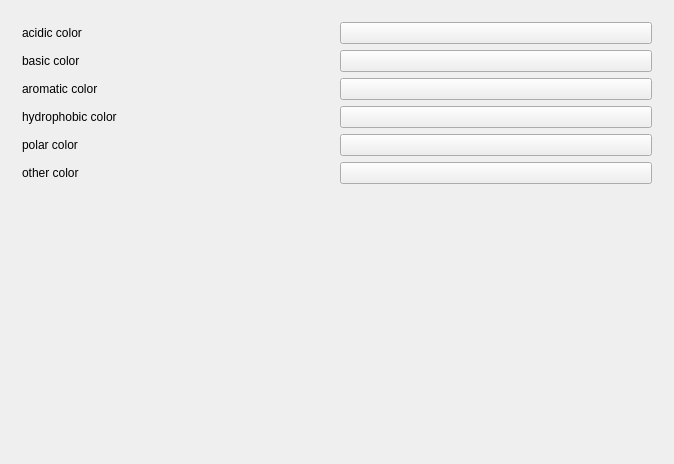
<?xml version="1.0" encoding="UTF-8"?>
<ui version="4.0">
 <class>ColoringSettingsDialogData</class>
 <widget class="QWidget" name="ColoringSettingsDialogData">
  <property name="geometry">
   <rect>
    <x>0</x>
    <y>0</y>
    <width>674</width>
    <height>464</height>
   </rect>
  </property>
  <property name="windowTitle">
   <string>ColoringSettingsDialog</string>
  </property>
  <layout class="QVBoxLayout" name="verticalLayout">
   <item>
    <widget class="QStackedWidget" name="widget_stack">
     <property name="currentIndex">
      <number>9</number>
     </property>
     <widget class="QWidget" name="Element">
      <layout class="QVBoxLayout" name="verticalLayout_10">
       <item>
        <widget class="BALL::VIEW::ColorTable" name="element_table_">
         <attribute name="horizontalHeaderStretchLastSection">
          <bool>true</bool>
         </attribute>
         <attribute name="horizontalHeaderStretchLastSection">
          <bool>true</bool>
         </attribute>
        </widget>
       </item>
      </layout>
     </widget>
     <widget class="QWidget" name="Residue_Index">
      <layout class="QVBoxLayout" name="verticalLayout_3">
       <item>
        <layout class="QGridLayout">
         <property name="margin">
          <number>0</number>
         </property>
         <property name="spacing">
          <number>6</number>
         </property>
         <item row="1" column="0">
          <widget class="QLabel" name="label">
           <property name="text">
            <string>middle color</string>
           </property>
          </widget>
         </item>
         <item row="2" column="1">
          <widget class="BALL::VIEW::ColorButton" name="last_residue_button">
           <property name="toolTip">
            <string>Edit color for last residue</string>
           </property>
          </widget>
         </item>
         <item row="1" column="1">
          <widget class="BALL::VIEW::ColorButton" name="middle_residue_button"/>
         </item>
         <item row="0" column="1">
          <widget class="BALL::VIEW::ColorButton" name="first_residue_button">
           <property name="toolTip">
            <string>Edit color for first residue</string>
           </property>
          </widget>
         </item>
         <item row="0" column="0">
          <widget class="QLabel" name="label_2">
           <property name="text">
            <string>first residue color</string>
           </property>
          </widget>
         </item>
         <item row="2" column="0">
          <widget class="QLabel" name="label_3">
           <property name="text">
            <string>last residue color</string>
           </property>
          </widget>
         </item>
        </layout>
       </item>
       <item>
        <spacer name="verticalSpacer_2">
         <property name="orientation">
          <enum>Qt::Vertical</enum>
         </property>
         <property name="sizeHint" stdset="0">
          <size>
           <width>20</width>
           <height>248</height>
          </size>
         </property>
        </spacer>
       </item>
      </layout>
     </widget>
     <widget class="QWidget" name="Residue_Name">
      <layout class="QVBoxLayout" name="verticalLayout_11">
       <item>
        <widget class="BALL::VIEW::ColorTable" name="residue_table_">
         <attribute name="horizontalHeaderStretchLastSection">
          <bool>true</bool>
         </attribute>
         <attribute name="horizontalHeaderStretchLastSection">
          <bool>true</bool>
         </attribute>
        </widget>
       </item>
      </layout>
     </widget>
     <widget class="QWidget" name="Charge">
      <layout class="QVBoxLayout" name="verticalLayout_4">
       <item>
        <layout class="QGridLayout">
         <property name="margin">
          <number>0</number>
         </property>
         <property name="spacing">
          <number>6</number>
         </property>
         <item row="2" column="0">
          <widget class="QLabel" name="label_6">
           <property name="text">
            <string>positive charge color</string>
           </property>
          </widget>
         </item>
         <item row="0" column="0">
          <widget class="QLabel" name="label_5">
           <property name="text">
            <string>negative charge color</string>
           </property>
          </widget>
         </item>
         <item row="1" column="0">
          <widget class="QLabel" name="label_4">
           <property name="text">
            <string>neutral charge color</string>
           </property>
          </widget>
         </item>
         <item row="0" column="1">
          <widget class="BALL::VIEW::ColorButton" name="negative_charge_button">
           <property name="toolTip">
            <string>Edit color for negative charges. Colors are interpolated between the positive and negative colors.</string>
           </property>
          </widget>
         </item>
         <item row="1" column="1">
          <widget class="BALL::VIEW::ColorButton" name="neutral_charge_button"/>
         </item>
         <item row="2" column="1">
          <widget class="BALL::VIEW::ColorButton" name="positive_charge_button">
           <property name="toolTip">
            <string>Edit color for positive charges. Colors are interpolated between the positive and negative colors.</string>
           </property>
          </widget>
         </item>
        </layout>
       </item>
       <item>
        <spacer name="verticalSpacer_3">
         <property name="orientation">
          <enum>Qt::Vertical</enum>
         </property>
         <property name="sizeHint" stdset="0">
          <size>
           <width>20</width>
           <height>248</height>
          </size>
         </property>
        </spacer>
       </item>
      </layout>
     </widget>
     <widget class="QWidget" name="Distance">
      <layout class="QVBoxLayout" name="verticalLayout_5">
       <item>
        <layout class="QGridLayout">
         <property name="margin">
          <number>0</number>
         </property>
         <property name="spacing">
          <number>6</number>
         </property>
         <item row="1" column="0">
          <widget class="QLabel" name="label_8">
           <property name="text">
            <string>max distance color</string>
           </property>
          </widget>
         </item>
         <item row="0" column="0">
          <widget class="QLabel" name="label_9">
           <property name="text">
            <string>null distance color</string>
           </property>
          </widget>
         </item>
         <item row="0" column="1">
          <widget class="BALL::VIEW::ColorButton" name="null_distance_button">
           <property name="toolTip">
            <string>Select color for null distance. Colors will be interpolated between null and max distance.</string>
           </property>
          </widget>
         </item>
         <item row="1" column="1">
          <widget class="BALL::VIEW::ColorButton" name="max_distance_button">
           <property name="toolTip">
            <string>Select color for max distance. Colors will be interpolated between null and max distance.</string>
           </property>
          </widget>
         </item>
        </layout>
       </item>
       <item>
        <layout class="QHBoxLayout" name="horizontalLayout">
         <item>
          <widget class="QLabel" name="label_7">
           <property name="text">
            <string>max distance</string>
           </property>
          </widget>
         </item>
         <item>
          <widget class="QSlider" name="max_distance_slider">
           <property name="maximum">
            <number>999</number>
           </property>
           <property name="orientation">
            <enum>Qt::Horizontal</enum>
           </property>
           <property name="tickInterval">
            <number>500</number>
           </property>
          </widget>
         </item>
         <item>
          <widget class="QLabel" name="max_distance_value_label">
           <property name="sizePolicy">
            <sizepolicy hsizetype="Minimum" vsizetype="Preferred">
             <horstretch>0</horstretch>
             <verstretch>0</verstretch>
            </sizepolicy>
           </property>
           <property name="text">
            <string notr="true">99.9</string>
           </property>
           <property name="alignment">
            <set>Qt::AlignCenter</set>
           </property>
          </widget>
         </item>
        </layout>
       </item>
       <item>
        <widget class="QCheckBox" name="distance_show_selected">
         <property name="text">
          <string>show selected items in Selection color</string>
         </property>
        </widget>
       </item>
       <item>
        <spacer name="verticalSpacer_4">
         <property name="orientation">
          <enum>Qt::Vertical</enum>
         </property>
         <property name="sizeHint" stdset="0">
          <size>
           <width>20</width>
           <height>216</height>
          </size>
         </property>
        </spacer>
       </item>
      </layout>
     </widget>
     <widget class="QWidget" name="Temperature_Factor">
      <layout class="QVBoxLayout" name="verticalLayout_6">
       <item>
        <layout class="QGridLayout">
         <property name="margin">
          <number>0</number>
         </property>
         <property name="spacing">
          <number>6</number>
         </property>
         <item row="0" column="2" colspan="2">
          <widget class="BALL::VIEW::ColorButton" name="minimum_tf_button"/>
         </item>
         <item row="1" column="2" colspan="2">
          <widget class="BALL::VIEW::ColorButton" name="maximum_tf_button"/>
         </item>
         <item row="2" column="0" colspan="2">
          <widget class="QLabel" name="label_13">
           <property name="text">
            <string>unassigned color</string>
           </property>
          </widget>
         </item>
         <item row="0" column="0" colspan="2">
          <widget class="QLabel" name="label_12">
           <property name="text">
            <string>minimum color</string>
           </property>
          </widget>
         </item>
         <item row="2" column="2" colspan="2">
          <widget class="BALL::VIEW::ColorButton" name="unassigned_tf_button"/>
         </item>
         <item row="3" column="0">
          <widget class="QLabel" name="label_11">
           <property name="text">
            <string>max value</string>
           </property>
          </widget>
         </item>
         <item row="1" column="0" colspan="2">
          <widget class="QLabel" name="label_10">
           <property name="text">
            <string>maximum color</string>
           </property>
          </widget>
         </item>
         <item row="3" column="1" colspan="2">
          <widget class="QSlider" name="max_tf_slider">
           <property name="maximum">
            <number>999</number>
           </property>
           <property name="orientation">
            <enum>Qt::Horizontal</enum>
           </property>
           <property name="tickInterval">
            <number>500</number>
           </property>
          </widget>
         </item>
         <item row="3" column="3">
          <widget class="QLabel" name="max_tf_label">
           <property name="text">
            <string notr="true">99.9</string>
           </property>
           <property name="alignment">
            <set>Qt::AlignCenter</set>
           </property>
          </widget>
         </item>
        </layout>
       </item>
       <item>
        <spacer name="verticalSpacer_5">
         <property name="orientation">
          <enum>Qt::Vertical</enum>
         </property>
         <property name="sizeHint" stdset="0">
          <size>
           <width>20</width>
           <height>212</height>
          </size>
         </property>
        </spacer>
       </item>
      </layout>
     </widget>
     <widget class="QWidget" name="Occupancy">
      <layout class="QVBoxLayout" name="verticalLayout_7">
       <item>
        <layout class="QGridLayout">
         <property name="margin">
          <number>0</number>
         </property>
         <property name="spacing">
          <number>6</number>
         </property>
         <item row="2" column="1">
          <widget class="BALL::VIEW::ColorButton" name="unassigned_o_button"/>
         </item>
         <item row="1" column="0">
          <widget class="QLabel" name="label_14">
           <property name="text">
            <string>maximum color</string>
           </property>
          </widget>
         </item>
         <item row="0" column="0">
          <widget class="QLabel" name="label_15">
           <property name="text">
            <string>minimum color</string>
           </property>
          </widget>
         </item>
         <item row="2" column="0">
          <widget class="QLabel" name="label_16">
           <property name="text">
            <string>unassigned color</string>
           </property>
          </widget>
         </item>
         <item row="1" column="1">
          <widget class="BALL::VIEW::ColorButton" name="maximum_o_button"/>
         </item>
         <item row="0" column="1">
          <widget class="BALL::VIEW::ColorButton" name="minimum_o_button"/>
         </item>
        </layout>
       </item>
       <item>
        <spacer name="verticalSpacer_6">
         <property name="orientation">
          <enum>Qt::Vertical</enum>
         </property>
         <property name="sizeHint" stdset="0">
          <size>
           <width>20</width>
           <height>248</height>
          </size>
         </property>
        </spacer>
       </item>
      </layout>
     </widget>
     <widget class="QWidget" name="Secondary_Structure">
      <layout class="QVBoxLayout" name="verticalLayout_8">
       <item>
        <layout class="QGridLayout">
         <property name="margin">
          <number>0</number>
         </property>
         <property name="spacing">
          <number>6</number>
         </property>
         <item row="0" column="1">
          <widget class="BALL::VIEW::ColorButton" name="helix_color_button">
           <property name="toolTip">
            <string>Change helix color for </string>
           </property>
          </widget>
         </item>
         <item row="2" column="1">
          <widget class="BALL::VIEW::ColorButton" name="coil_color_button"/>
         </item>
         <item row="1" column="0">
          <widget class="QLabel" name="label_17">
           <property name="text">
            <string>strand color</string>
           </property>
          </widget>
         </item>
         <item row="3" column="0">
          <widget class="QLabel" name="label_19">
           <property name="text">
            <string>turn color</string>
           </property>
          </widget>
         </item>
         <item row="2" column="0">
          <widget class="QLabel" name="label_20">
           <property name="text">
            <string>coil color</string>
           </property>
          </widget>
         </item>
         <item row="3" column="1">
          <widget class="BALL::VIEW::ColorButton" name="turn_color_button"/>
         </item>
         <item row="1" column="1">
          <widget class="BALL::VIEW::ColorButton" name="strand_color_button"/>
         </item>
         <item row="0" column="0">
          <widget class="QLabel" name="label_18">
           <property name="text">
            <string>helix color</string>
           </property>
          </widget>
         </item>
        </layout>
       </item>
       <item>
        <spacer name="verticalSpacer_7">
         <property name="orientation">
          <enum>Qt::Vertical</enum>
         </property>
         <property name="sizeHint" stdset="0">
          <size>
           <width>20</width>
           <height>217</height>
          </size>
         </property>
        </spacer>
       </item>
      </layout>
     </widget>
     <widget class="QWidget" name="Forces">
      <layout class="QVBoxLayout" name="verticalLayout_9">
       <item>
        <layout class="QGridLayout">
         <property name="margin">
          <number>0</number>
         </property>
         <property name="spacing">
          <number>6</number>
         </property>
         <item row="2" column="1" colspan="2">
          <widget class="QSlider" name="force_min_value_slider">
           <property name="minimum">
            <number>1</number>
           </property>
           <property name="maximum">
            <number>30</number>
           </property>
           <property name="orientation">
            <enum>Qt::Horizontal</enum>
           </property>
           <property name="tickInterval">
            <number>10</number>
           </property>
          </widget>
         </item>
         <item row="3" column="0">
          <widget class="QLabel" name="label_23">
           <property name="text">
            <string>max value</string>
           </property>
          </widget>
         </item>
         <item row="2" column="3">
          <widget class="QLabel" name="force_min_value_label">
           <property name="text">
            <string notr="true">50.0</string>
           </property>
           <property name="alignment">
            <set>Qt::AlignCenter</set>
           </property>
          </widget>
         </item>
         <item row="0" column="0">
          <widget class="QLabel" name="label_24">
           <property name="text">
            <string>min color</string>
           </property>
          </widget>
         </item>
         <item row="2" column="0">
          <widget class="QLabel" name="label_22">
           <property name="text">
            <string>min value</string>
           </property>
          </widget>
         </item>
         <item row="1" column="0">
          <widget class="QLabel" name="label_21">
           <property name="text">
            <string>max color</string>
           </property>
          </widget>
         </item>
         <item row="0" column="2" colspan="2">
          <widget class="BALL::VIEW::ColorButton" name="force_min_color_button">
           <property name="toolTip">
            <string>Edit mininum color value</string>
           </property>
          </widget>
         </item>
         <item row="3" column="3">
          <widget class="QLabel" name="force_max_value_label">
           <property name="text">
            <string notr="true">50.0</string>
           </property>
           <property name="alignment">
            <set>Qt::AlignCenter</set>
           </property>
          </widget>
         </item>
         <item row="3" column="1" colspan="2">
          <widget class="QSlider" name="force_max_value_slider">
           <property name="minimum">
            <number>1</number>
           </property>
           <property name="maximum">
            <number>250</number>
           </property>
           <property name="orientation">
            <enum>Qt::Horizontal</enum>
           </property>
           <property name="tickInterval">
            <number>100</number>
           </property>
          </widget>
         </item>
         <item row="1" column="2" colspan="2">
          <widget class="BALL::VIEW::ColorButton" name="force_max_color_button">
           <property name="toolTip">
            <string>Edit maximum color value</string>
           </property>
          </widget>
         </item>
        </layout>
       </item>
       <item>
        <spacer name="verticalSpacer_8">
         <property name="orientation">
          <enum>Qt::Vertical</enum>
         </property>
         <property name="sizeHint" stdset="0">
          <size>
           <width>20</width>
           <height>221</height>
          </size>
         </property>
        </spacer>
       </item>
      </layout>
     </widget>
     <widget class="QWidget" name="Residue_type">
      <layout class="QVBoxLayout" name="verticalLayout_2">
       <item>
        <layout class="QGridLayout">
         <property name="margin">
          <number>0</number>
         </property>
         <property name="spacing">
          <number>6</number>
         </property>
         <item row="0" column="0">
          <widget class="QLabel" name="label_26">
           <property name="text">
            <string>acidic color</string>
           </property>
          </widget>
         </item>
         <item row="0" column="1">
          <widget class="BALL::VIEW::ColorButton" name="acidic_color_button">
           <property name="toolTip">
            <string>Edit color for acidic groups</string>
           </property>
          </widget>
         </item>
         <item row="1" column="0">
          <widget class="QLabel" name="label_25">
           <property name="text">
            <string>basic color</string>
           </property>
          </widget>
         </item>
         <item row="1" column="1">
          <widget class="BALL::VIEW::ColorButton" name="basic_color_button">
           <property name="toolTip">
            <string>Edit color for basic groups</string>
           </property>
          </widget>
         </item>
         <item row="2" column="0">
          <widget class="QLabel" name="aromatic_color_">
           <property name="text">
            <string>aromatic color</string>
           </property>
          </widget>
         </item>
         <item row="2" column="1">
          <widget class="BALL::VIEW::ColorButton" name="other_color_button">
           <property name="toolTip">
            <string>Edit color for non distinct groups</string>
           </property>
          </widget>
         </item>
         <item row="3" column="0">
          <widget class="QLabel" name="hydrophobic_">
           <property name="text">
            <string>hydrophobic color</string>
           </property>
          </widget>
         </item>
         <item row="3" column="1">
          <widget class="BALL::VIEW::ColorButton" name="aromatic_color_button">
           <property name="toolTip">
            <string>Edit color for aromatic groups</string>
           </property>
          </widget>
         </item>
         <item row="4" column="0">
          <widget class="QLabel" name="label_27">
           <property name="text">
            <string>polar color</string>
           </property>
          </widget>
         </item>
         <item row="4" column="1">
          <widget class="BALL::VIEW::ColorButton" name="hydrophobic_color_button">
           <property name="toolTip">
            <string>Edit color for hydrophobic groups</string>
           </property>
          </widget>
         </item>
         <item row="5" column="0">
          <widget class="QLabel" name="label_28">
           <property name="text">
            <string>other color</string>
           </property>
          </widget>
         </item>
         <item row="5" column="1">
          <widget class="BALL::VIEW::ColorButton" name="polar_color_button">
           <property name="toolTip">
            <string>Edit color for polar groups</string>
           </property>
          </widget>
         </item>
        </layout>
       </item>
       <item>
        <spacer name="verticalSpacer">
         <property name="orientation">
          <enum>Qt::Vertical</enum>
         </property>
         <property name="sizeHint" stdset="0">
          <size>
           <width>20</width>
           <height>155</height>
          </size>
         </property>
        </spacer>
       </item>
      </layout>
     </widget>
     <widget class="QWidget" name="Chain">
      <layout class="QVBoxLayout" name="verticalLayout_12">
       <item>
        <widget class="BALL::VIEW::ColorTable" name="chain_table_">
         <attribute name="horizontalHeaderStretchLastSection">
          <bool>true</bool>
         </attribute>
         <attribute name="horizontalHeaderStretchLastSection">
          <bool>true</bool>
         </attribute>
        </widget>
       </item>
      </layout>
     </widget>
     <widget class="QWidget" name="Molecule">
      <layout class="QVBoxLayout" name="verticalLayout_13">
       <item>
        <widget class="BALL::VIEW::ColorTable" name="molecule_table_">
         <attribute name="horizontalHeaderStretchLastSection">
          <bool>true</bool>
         </attribute>
         <attribute name="horizontalHeaderStretchLastSection">
          <bool>true</bool>
         </attribute>
        </widget>
       </item>
      </layout>
     </widget>
    </widget>
   </item>
  </layout>
 </widget>
 <layoutdefault spacing="6" margin="11"/>
 <customwidgets>
  <customwidget>
   <class>BALL::VIEW::ColorButton</class>
   <extends>QPushButton</extends>
   <header location="global">BALL_view/WIDGETS/colorButton.h</header>
   <slots>
    <signal>colorChanged(QColor)</signal>
   </slots>
  </customwidget>
  <customwidget>
   <class>BALL::VIEW::ColorTable</class>
   <extends>QTableView</extends>
   <header location="global">BALL_view/WIDGETS/colorTable.h</header>
  </customwidget>
 </customwidgets>
 <tabstops>
  <tabstop>acidic_color_button</tabstop>
  <tabstop>basic_color_button</tabstop>
  <tabstop>other_color_button</tabstop>
  <tabstop>aromatic_color_button</tabstop>
  <tabstop>hydrophobic_color_button</tabstop>
  <tabstop>polar_color_button</tabstop>
  <tabstop>first_residue_button</tabstop>
  <tabstop>middle_residue_button</tabstop>
  <tabstop>last_residue_button</tabstop>
  <tabstop>negative_charge_button</tabstop>
  <tabstop>neutral_charge_button</tabstop>
  <tabstop>positive_charge_button</tabstop>
  <tabstop>null_distance_button</tabstop>
  <tabstop>max_distance_button</tabstop>
  <tabstop>max_distance_slider</tabstop>
  <tabstop>distance_show_selected</tabstop>
  <tabstop>minimum_tf_button</tabstop>
  <tabstop>maximum_tf_button</tabstop>
  <tabstop>unassigned_tf_button</tabstop>
  <tabstop>max_tf_slider</tabstop>
  <tabstop>minimum_o_button</tabstop>
  <tabstop>maximum_o_button</tabstop>
  <tabstop>unassigned_o_button</tabstop>
  <tabstop>helix_color_button</tabstop>
  <tabstop>strand_color_button</tabstop>
  <tabstop>coil_color_button</tabstop>
  <tabstop>turn_color_button</tabstop>
  <tabstop>force_min_color_button</tabstop>
  <tabstop>force_max_color_button</tabstop>
  <tabstop>force_min_value_slider</tabstop>
  <tabstop>force_max_value_slider</tabstop>
 </tabstops>
 <includes>
  <include location="global">BALL_core/COMMON/global.h</include>
 </includes>
 <resources/>
 <connections/>
</ui>
